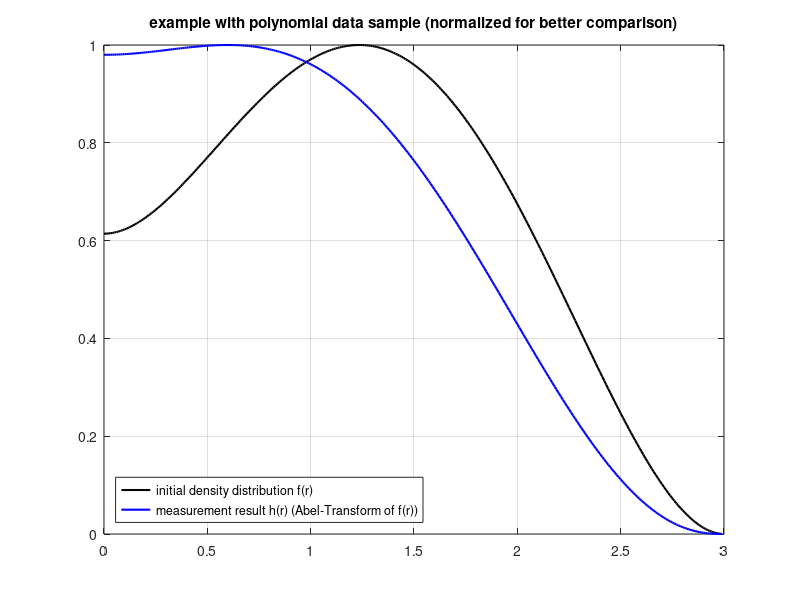

The MATLAB source for this figure:
function [ X,h,R ] = generate_test_data(~)
% GENERATE_TEST_DATA creates a sample data set for demonstration of the 
% Abel inversion algorithm. Based on the density distribution f 
% (polynomial function), the virtual measurement result h is calculated 
% via Abel transform:
%
%           h(x) = 2* int_x^R f(r)*r/sqrt(r^2-x^2) dr                  (1)
%
%
%                                         written by C. Killer, Sept. 2013

R=3;                        % radius
X=(0:0.01:R-0.01)';         % spatial coordinates

%polynomial distribution function
f= (17.*(X./R).^4-32.*(X./R).^3+14.*(X./R).^2+1); 

h=zeros(length(X),1);    % allocate result vector

for c=1:length(X) 
    x=X(c);
    % evaluate Abel-transform equation (1)
    fun = @(r) (17.*(r./R).^4-32.*(r./R).^3+14.*(r./R).^2+1).*r./sqrt(r.^2 - x.^2);
    h(c,1)=2*integral(fun,x,R);      
end


figure; 
plot(X,f./max(f),'k','Linewidth',1.5); 
hold on; 
plot(X,h./max(h),'b','Linewidth',1.5); 
grid on; box on; 
legend('initial density distribution f(r)','measurement result h(r) (Abel-Transform of f(r))','Location','SouthWest')
title('example with polynomial data sample (normalized for better comparison)')
